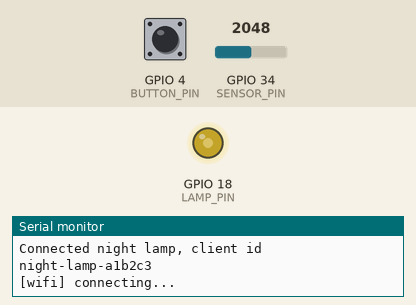
This sketch was run on a simulated ESP32. Shown: output pins drawn as LEDs (lit = HIGH), the last lines printed to the serial monitor. Inputs (shaded band) come from the test bench; at power-on: GPIO 34 (SENSOR_PIN) = 2048, GPIO 4 (BUTTON_PIN) HIGH. WiFi joins after 1.5 s; servers stay silent unless stated; random numbers use the default seed unless the sketch sets one; no MQTT or app messages arrive unless stated.

Above: at 1.2 s.
1.3 s: GPIO 34 (SENSOR_PIN) set to 2866
At 2.8 s:
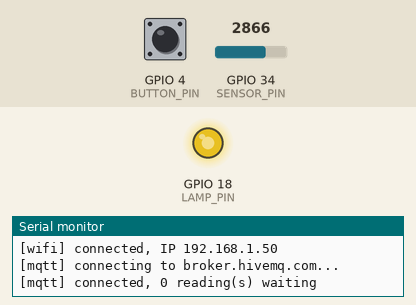
4.3 s: GPIO 34 (SENSOR_PIN) set to 215
At 6.2 s:
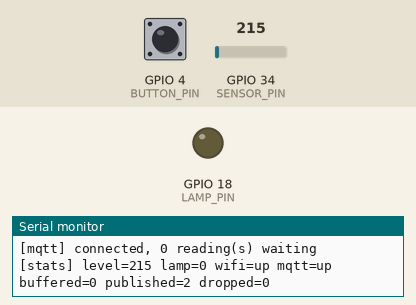
8.9 s: GPIO 34 (SENSOR_PIN) set to 2040
At 9.35 s:
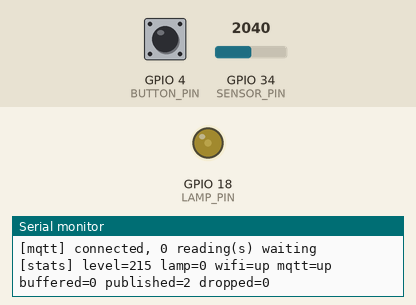
Timing chart, 0 to 11.9 s (numbered marks = the images above; inputs shaded):
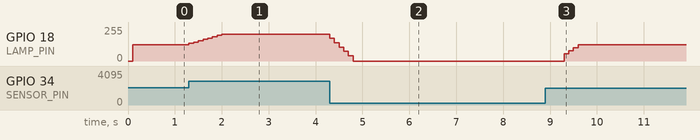

The sketch:

sketch.ino
```cpp
/*
 * Task 03 — Network-connected device
 *
 * ESP32 night lamp that publishes its light readings over MQTT and copes
 * with an unreliable network:
 *
 *  - Every 2 s a reading is put in a RAM ring buffer (300 slots = 10 min).
 *  - Whenever WiFi and MQTT are up, the buffer is drained in order, oldest
 *    first. A reading is removed only after publish() succeeds.
 *  - WiFi and MQTT each reconnect on their own with exponential backoff
 *    (plus jitter), so a dead network is retried without hammering it.
 *  - The lamp keeps working locally whether or not the network is up.
 *  - The button on GPIO 4 simulates the access point going down for 20 s,
 *    so the buffering can be demonstrated in the simulator.
 *
 * Topics (public broker, anyone can subscribe):
 *   chinmaydubey231/night-lamp/readings   one JSON object per reading
 *   chinmaydubey231/night-lamp/status     "online" / "offline" (retained, LWT)
 */

#include <WiFi.h>
#include <PubSubClient.h>
#if __has_include(<esp_random.h>)
#include <esp_random.h>   // esp_random() moved here in ESP-IDF 5 (Arduino-ESP32 3.x)
#endif

// ---- Network settings -------------------------------------------------------
const char* WIFI_SSID     = "Wokwi-GUEST";   // Wokwi's simulated access point
const char* WIFI_PASSWORD = "";
const char* MQTT_HOST     = "broker.hivemq.com";
const uint16_t MQTT_PORT  = 1883;
const char* TOPIC_READINGS = "chinmaydubey231/night-lamp/readings";
const char* TOPIC_STATUS   = "chinmaydubey231/night-lamp/status";

// ---- Pins (ESP32 DevKit) ----------------------------------------------------
const uint8_t SENSOR_PIN = 34;   // ADC1. ADC2 pins stop working while WiFi is on.
const uint8_t LAMP_PIN   = 18;   // PWM via analogWrite
const uint8_t BUTTON_PIN = 4;    // to GND, internal pull-up

// ---- Timing -----------------------------------------------------------------
const unsigned long SAMPLE_MS        = 100;     // lamp control, local
const unsigned long READING_MS       = 2000;    // one reading queued for MQTT
const unsigned long STATS_MS         = 5000;    // serial status line
const unsigned long SIM_OUTAGE_MS    = 20000;   // button: AP "down" for 20 s
const unsigned long WIFI_CONNECT_WAIT_MS = 10000; // give WiFi.begin() this long
const unsigned long WIFI_BACKOFF_MIN_MS  = 2000;
const unsigned long MQTT_BACKOFF_MIN_MS  = 1000;
const unsigned long BACKOFF_MAX_MS       = 30000;
const uint8_t       MAX_PUBLISH_PER_PASS = 20;  // keep loop() responsive while draining

// ---- Lamp behaviour (12-bit ADC: 0 bright .. 4095 dark) ---------------------
const int DARK_ON   = 1200;
const int DARK_OFF  = 1000;
const int FULL_DARK = 3400;
const uint8_t AVG_SAMPLES = 8;

// ---- Offline buffer ---------------------------------------------------------
struct Reading {
  uint32_t seq;      // 1, 2, 3, ... never reused, so gaps are detectable
  uint32_t takenAt;  // millis() when the reading was taken
  uint16_t level;
  uint8_t  lamp;
};

const uint16_t BUFFER_SIZE = 300;   // 300 x 2 s = 10 minutes offline
Reading  buffer[BUFFER_SIZE];
uint16_t bufHead = 0;               // oldest unsent reading
uint16_t bufCount = 0;
uint32_t droppedReadings = 0;       // overwritten because the buffer was full
uint32_t nextSeq = 1;

void bufferPush(const Reading& r) {
  if (bufCount == BUFFER_SIZE) {
    // Full: drop the oldest so the newest data is kept.
    bufHead = (bufHead + 1) % BUFFER_SIZE;
    bufCount--;
    droppedReadings++;
  }
  buffer[(bufHead + bufCount) % BUFFER_SIZE] = r;
  bufCount++;
}

const Reading& bufferPeek() { return buffer[bufHead]; }

void bufferPop() {
  bufHead = (bufHead + 1) % BUFFER_SIZE;
  bufCount--;
}

// ---- State ------------------------------------------------------------------
WiFiClient wifiClient;
PubSubClient mqtt(wifiClient);
char clientId[24];

int  samples[AVG_SAMPLES];
uint8_t sampleIndex = 0;
long sampleSum = 0;
int  level = 0;
bool lampOn = false;
uint8_t brightness = 0;

unsigned long lastSampleAt = 0, lastReadingAt = 0, lastStatsAt = 0;

bool wifiWasConnected = false;
unsigned long wifiAttemptAt = 0;     // when the current WiFi.begin() started
bool wifiAttemptActive = false;
unsigned long nextWifiAttemptAt = 0;
uint8_t wifiFailures = 0;
uint32_t wifiReconnects = 0;

unsigned long nextMqttAttemptAt = 0;
uint8_t mqttFailures = 0;
uint32_t mqttReconnects = 0;
uint32_t publishedCount = 0;

unsigned long simOutageUntil = 0;
bool simOutage = false;
int lastButton = HIGH;

// True when `interval` has passed. Stays on the original grid, but if the
// loop was held up for more than one interval it skips ahead instead of
// firing a burst of catch-up events.
bool due(unsigned long& last, unsigned long interval, unsigned long now) {
  if (now - last < interval) return false;
  last += interval;
  if (now - last >= interval) last = now;
  return true;
}

// 1x, 2x, 4x ... the minimum, capped, plus up to 25% random jitter so many
// devices recovering from the same outage do not all retry in lockstep.
unsigned long backoffMs(unsigned long minMs, uint8_t failures) {
  unsigned long d = minMs;
  for (uint8_t i = 1; i < failures && d < BACKOFF_MAX_MS; i++) d *= 2;
  if (d > BACKOFF_MAX_MS) d = BACKOFF_MAX_MS;
  return d + random(0, d / 4 + 1);
}

// ---- Local: sensor and lamp --------------------------------------------------
void sampleAndDrive() {
  int raw = analogRead(SENSOR_PIN);
  sampleSum -= samples[sampleIndex];
  samples[sampleIndex] = raw;
  sampleSum += raw;
  sampleIndex = (sampleIndex + 1) % AVG_SAMPLES;
  level = (int)(sampleSum / AVG_SAMPLES);

  if (!lampOn && level >= DARK_ON)  lampOn = true;
  if (lampOn  && level <  DARK_OFF) lampOn = false;
  brightness = lampOn
      ? (uint8_t)map(constrain(level, DARK_OFF, FULL_DARK), DARK_OFF, FULL_DARK, 20, 255)
      : 0;
  analogWrite(LAMP_PIN, brightness);
}

void queueReading(unsigned long now) {
  Reading r;
  r.seq = nextSeq++;
  r.takenAt = now;
  r.level = (uint16_t)level;
  r.lamp = brightness;
  bufferPush(r);
}

// ---- Simulated outage (button) ------------------------------------------------
void checkButton(unsigned long now) {
  int b = digitalRead(BUTTON_PIN);
  if (b == LOW && lastButton == HIGH && !simOutage) {
    simOutage = true;
    simOutageUntil = now + SIM_OUTAGE_MS;
    // Drop the link without a clean MQTT DISCONNECT, like a real AP failure,
    // so the broker publishes our last-will "offline" message.
    WiFi.disconnect();
    Serial.println(F("[sim] button: access point DOWN for 20 s"));
  }
  lastButton = b;
  if (simOutage && (long)(now - simOutageUntil) >= 0) {
    simOutage = false;
    Serial.println(F("[sim] access point back UP"));
  }
}

// ---- WiFi: connect, detect loss, retry with backoff ----------------------------
void manageWifi(unsigned long now) {
  bool connected = (WiFi.status() == WL_CONNECTED) && !simOutage;

  if (connected) {
    if (!wifiWasConnected) {
      wifiWasConnected = true;
      wifiAttemptActive = false;
      wifiFailures = 0;
      wifiReconnects++;
      Serial.print(F("[wifi] connected, IP "));
      Serial.println(WiFi.localIP());
      nextMqttAttemptAt = now;          // try MQTT straight away
    }
    return;
  }

  if (wifiWasConnected) {
    wifiWasConnected = false;
    Serial.println(F("[wifi] connection LOST, buffering readings"));
    nextWifiAttemptAt = now;            // first retry immediately
  }

  if (simOutage) return;                // the "AP" is down: nothing to join

  // A WiFi.begin() is in progress: give it time, then count it as failed.
  if (wifiAttemptActive) {
    if (now - wifiAttemptAt < WIFI_CONNECT_WAIT_MS) return;
    wifiAttemptActive = false;
    if (wifiFailures < 255) wifiFailures++;
    unsigned long wait = backoffMs(WIFI_BACKOFF_MIN_MS, wifiFailures);
    nextWifiAttemptAt = now + wait;
    Serial.print(F("[wifi] attempt failed, retry in "));
    Serial.print(wait);
    Serial.println(F(" ms"));
    return;
  }

  if ((long)(now - nextWifiAttemptAt) >= 0) {
    Serial.println(F("[wifi] connecting..."));
    WiFi.disconnect();
    WiFi.begin(WIFI_SSID, WIFI_PASSWORD);   // returns at once; status polled above
    wifiAttemptActive = true;
    wifiAttemptAt = now;
  }
}

// ---- MQTT: connect with last will, retry with backoff ------------------------
void manageMqtt(unsigned long now) {
  if (!wifiWasConnected) return;

  if (mqtt.connected()) {
    mqtt.loop();                        // keep-alive and incoming packets
    return;
  }

  if ((long)(now - nextMqttAttemptAt) < 0) return;

  Serial.print(F("[mqtt] connecting to "));
  Serial.print(MQTT_HOST);
  Serial.println(F("..."));
  // Last will: if we vanish, the broker marks us offline (retained).
  bool ok = mqtt.connect(clientId, nullptr, nullptr,
                         TOPIC_STATUS, 1, true, "offline");
  if (ok) {
    mqttFailures = 0;
    mqttReconnects++;
    mqtt.publish(TOPIC_STATUS, "online", true);
    Serial.print(F("[mqtt] connected, "));
    Serial.print(bufCount);
    Serial.println(F(" reading(s) waiting"));
  } else {
    if (mqttFailures < 255) mqttFailures++;
    unsigned long wait = backoffMs(MQTT_BACKOFF_MIN_MS, mqttFailures);
    nextMqttAttemptAt = now + wait;
    Serial.print(F("[mqtt] failed, state="));
    Serial.print(mqtt.state());
    Serial.print(F(", retry in "));
    Serial.print(wait);
    Serial.println(F(" ms"));
  }
}

// ---- Drain the buffer, oldest first -----------------------------------------
void flushBuffer(unsigned long now) {
  if (!wifiWasConnected || !mqtt.connected()) return;

  char payload[160];
  uint8_t sent = 0;
  while (bufCount > 0 && sent < MAX_PUBLISH_PER_PASS) {
    const Reading& r = bufferPeek();
    // "age" = how long the reading waited before being sent (0 when live).
    snprintf(payload, sizeof(payload),
             "{\"seq\":%lu,\"t\":%lu,\"age\":%lu,\"level\":%u,\"lamp\":%u,\"dropped\":%lu}",
             (unsigned long)r.seq, (unsigned long)r.takenAt,
             (unsigned long)(now - r.takenAt), r.level, r.lamp,
             (unsigned long)droppedReadings);
    if (!mqtt.publish(TOPIC_READINGS, payload)) break;  // keep it; retry later
    bufferPop();
    publishedCount++;
    sent++;
  }
  if (sent > 1) {
    Serial.print(F("[mqtt] sent "));
    Serial.print(sent);
    Serial.print(F(" buffered reading(s), "));
    Serial.print(bufCount);
    Serial.println(F(" left"));
  }
}

void printStats() {
  Serial.print(F("[stats] level="));
  Serial.print(level);
  Serial.print(F(" lamp="));
  Serial.print(brightness);
  Serial.print(F(" wifi="));
  Serial.print(wifiWasConnected ? F("up") : F("DOWN"));
  Serial.print(F(" mqtt="));
  Serial.print((wifiWasConnected && mqtt.connected()) ? F("up") : F("DOWN"));
  Serial.print(F(" buffered="));
  Serial.print(bufCount);
  Serial.print(F(" published="));
  Serial.print(publishedCount);
  Serial.print(F(" dropped="));
  Serial.println(droppedReadings);
}

// Unique client ID: two clients with the same ID on a public broker keep
// kicking each other off. Use the last 3 bytes of the MAC; if the MAC
// reads as all zeros (the Wokwi simulator has no factory MAC), fall back
// to the ESP32's hardware random number generator.
void makeClientId() {
  uint8_t mac[6];
  WiFi.macAddress(mac);
  uint32_t suffix = ((uint32_t)mac[3] << 16) | ((uint32_t)mac[4] << 8) | mac[5];
  if (suffix == 0) suffix = (esp_random() & 0xFFFFFF) | 1;
  snprintf(clientId, sizeof(clientId), "night-lamp-%06lx", (unsigned long)suffix);
}

void setup() {
  Serial.begin(115200);
  pinMode(LAMP_PIN, OUTPUT);
  pinMode(BUTTON_PIN, INPUT_PULLUP);

  int first = analogRead(SENSOR_PIN);
  for (uint8_t i = 0; i < AVG_SAMPLES; i++) samples[i] = first;
  sampleSum = (long)first * AVG_SAMPLES;
  level = first;

  // WiFi must be started before reading the MAC, otherwise it reads as
  // all zeros.
  WiFi.mode(WIFI_STA);
  WiFi.setAutoReconnect(false);   // reconnects are handled by manageWifi()

  makeClientId();
  randomSeed(esp_random());
  mqtt.setServer(MQTT_HOST, MQTT_PORT);
  mqtt.setKeepAlive(15);
  mqtt.setSocketTimeout(3);

  Serial.print(F("Connected night lamp, client id "));
  Serial.println(clientId);

  unsigned long now = millis();
  lastSampleAt = lastReadingAt = lastStatsAt = now;
}

void loop() {
  unsigned long now = millis();

  checkButton(now);
  if (due(lastSampleAt, SAMPLE_MS, now))   sampleAndDrive();
  if (due(lastReadingAt, READING_MS, now)) queueReading(now);

  manageWifi(now);
  manageMqtt(now);
  flushBuffer(now);

  if (due(lastStatsAt, STATS_MS, now)) printStats();
}
```

Measured:
- after the input at 1.3 s, GPIO 18 (LAMP_PIN): moves from 122/255 to 202/255 over 0.70 s, starting at once
- after the input at 4.3 s, GPIO 18 (LAMP_PIN): moves from 202/255 to 0/255 over 0.50 s, starting at once
- after the input at 8.9 s, GPIO 18 (LAMP_PIN): 0/255 → 54/255 after 0.40 s, → 77/255 0.10 s later, → 99/255 0.10 s later, → 121/255 0.10 s later
